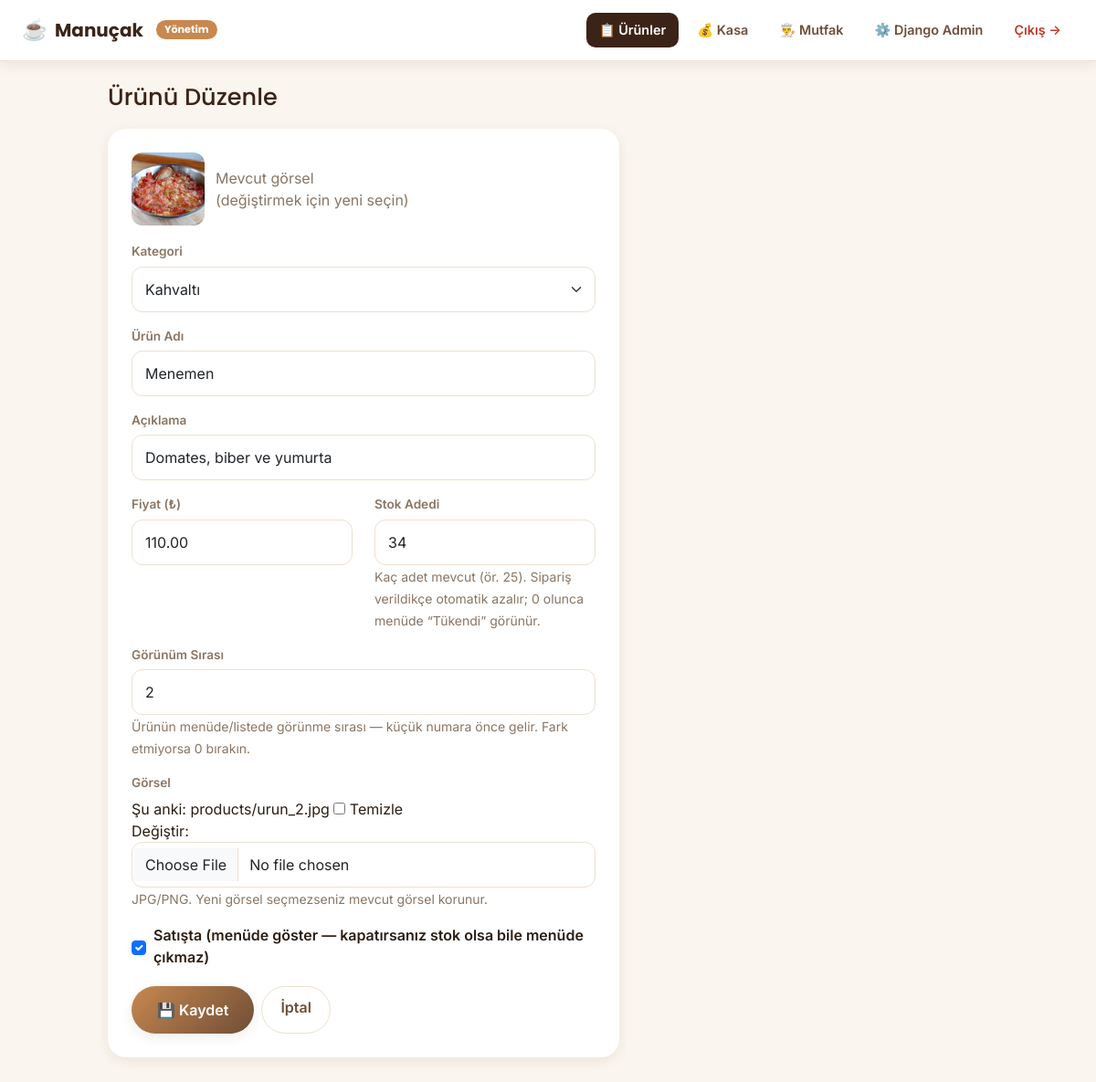
Screenshot of /yonetim/urun/2/duzenle/ (signed in) with the database file from the repository.
### cafe/models.py (models this page shows, shortened)
class Urun(models.Model):
    category = models.ForeignKey(
        Kategori,
        verbose_name="Kategori",
        on_delete=models.CASCADE,
        related_name="urunler",
    )
    name = models.CharField("Ürün Adı", max_length=120)
    description = models.CharField("Açıklama", max_length=255, blank=True, default="")
    price = models.DecimalField("Fiyat (₺)", max_digits=7, decimal_places=2)
    image = models.ImageField("Görsel", upload_to="products/", blank=True, null=True)
    stock_status = models.BooleanField("Satışta (menüde aktif)", default=True)
    stock_count = models.PositiveIntegerField("Stok Adedi", default=0)
    sira = models.PositiveIntegerField("Görünüm Sırası", default=0)
    class Meta:
        verbose_name = "Ürün"
        verbose_name_plural = "Ürünler"
        ordering = ["category__sira", "sira", "name"]

### cafe/views.py (the view)
# urls.py: path("yonetim/urun/<int:urun_id>/duzenle/", views.panel_urun_duzenle, name="panel_urun_duzenle"),
@staff_required
def panel_urun_duzenle(request, urun_id):
    urun = get_object_or_404(Urun, id=urun_id)
    form = UrunForm(request.POST or None, request.FILES or None, instance=urun)
    if request.method == "POST" and form.is_valid():
        form.save()
        messages.success(request, "Ürün güncellendi.")
        return redirect("cafe:panel")
    return render(
        request,
        "cafe/panel/urun_form.html",
        {"form": form, "baslik": "Ürünü Düzenle", "urun": urun},
    )

### cafe/forms.py
class UrunForm(forms.ModelForm):
    class Meta:
        model = Urun
        fields = [
            "category", "name", "description", "price", "image",
            "stock_count", "stock_status", "sira",
        ]
        widgets = {
            "category": forms.Select(attrs={"class": "form-select"}),
            "name": forms.TextInput(
                attrs={"class": "form-control", "placeholder": "Örn: Sütlü Latte"}
            ),
            "description": forms.TextInput(
                attrs={"class": "form-control", "placeholder": "Kısa açıklama (opsiyonel)"}
            ),
            "price": forms.NumberInput(
                attrs={"class": "form-control", "step": "0.01", "min": "0"}
            ),
            "image": forms.ClearableFileInput(
                attrs={"class": "form-control", "accept": "image/*"}
            ),
            "stock_count": forms.NumberInput(
                attrs={"class": "form-control", "min": "0", "placeholder": "Örn: 25"}
            ),
            "stock_status": forms.CheckboxInput(attrs={"class": "form-check-input"}),
            "sira": forms.NumberInput(attrs={"class": "form-control", "min": "0"}),
        }

### cafe/models.py (called while the page is built)
    def __str__(self):
        return self.name

### cafe/templates/cafe/panel/urun_form.html (shortened to what this page needs)
{% extends "cafe/panel/base.html" %}
{% block nav_urun %}aktif{% endblock %}
{% block panel %}
<div class="panel-header"><h1>{{ baslik }}</h1></div>
<div class="panel-form-card">
  <form method="post" enctype="multipart/form-data">
    {% if urun and urun.image %}
      <div class="mevcut-foto">
        <img src="{{ urun.image.url }}" alt="{{ urun.name }}">
        <span class="text-muted2">Mevcut görsel<br>(değiştirmek için yeni seçin)</span>
      </div>
    {% endif %}
    <div class="form-satir">
      <label class="form-label">Kategori</label>
      {{ form.category }}
    </div>
    <div class="form-satir">
      <label class="form-label">Ürün Adı</label>
      {{ form.name }}
    </div>
    <div class="form-satir">
      <label class="form-label">Açıklama</label>
      {{ form.description }}
    </div>
    <div class="row">
      <div class="col-6 form-satir">
        <label class="form-label">Fiyat (₺)</label>
        {{ form.price }}
      </div>
      <div class="col-6 form-satir">
        <label class="form-label">Stok Adedi</label>
        {{ form.stock_count }}
        <small class="text-muted2">Kaç adet mevcut (ör. 25). Sipariş verildikçe otomatik azalır; 0 olunca menüde “Tükendi” görünür.</small>
      </div>
    </div>
    <div class="form-satir">
      <label class="form-label">Görünüm Sırası</label>
      {{ form.sira }}
      <small class="text-muted2">Ürünün menüde/listede görünme sırası — küçük numara önce gelir. Fark etmiyorsa 0 bırakın.</small>
    </div>
    <div class="form-satir">
      <label class="form-label">Görsel</label>
      {{ form.image }}
      <small class="text-muted2">JPG/PNG. Yeni görsel seçmezseniz mevcut görsel korunur.</small>
    </div>
    <div class="form-check">
      {{ form.stock_status }}
      <label class="form-check-label">Satışta (menüde göster — kapatırsanız stok olsa bile menüde çıkmaz)</label>
    </div>
    <div class="d-flex gap-2">
      <button class="btn-cafe" type="submit">💾 Kaydet</button>
      <a href="{% url 'cafe:panel' %}" class="btn-ghost">İptal</a>
    </div>
  </form>
</div>
{% endblock %}

### cafe/static/cafe/css/style.css (style rules this page uses)
:root { --espresso: #3b2417; --coffee: #6f4e37; --caramel: #c8884f; --gold: #e0a458; --cream: #faf5ee; --cream-2: #f3e9db; --ink: #2b1d12; --muted: #8a7563; --line: #ece0d0; --card: #ffffff; --success: #2e7d32; --danger: #c0392b; --info: #1565c0; --shadow: 0 10px 30px rgba(59, 36, 23, .12); --shadow-sm: 0 4px 14px rgba(59, 36, 23, .08); --radius: 20px; --radius-sm: 14px; }
* { box-sizing: border-box; }
body { font-family: 'Inter', -apple-system, 'Segoe UI', Roboto, sans-serif; color: var(--ink); background: var(--cream); margin: 0; -webkit-font-smoothing: antialiased; }
h1, h2, h3, h4, .brand { font-family: 'Poppins', 'Segoe UI', sans-serif; }
a { color: inherit; text-decoration: none; }
.btn-cafe { background: linear-gradient(135deg, var(--caramel), var(--coffee)); color: #fff; border: none; border-radius: 999px; padding: 14px 28px; font-weight: 600; font-size: 1rem; cursor: pointer; transition: transform .15s ease, box-shadow .15s ease, filter .15s ease; box-shadow: var(--shadow-sm); }
.btn-ghost { background: transparent; border: 1.5px solid var(--line); color: var(--coffee); border-radius: 999px; padding: 10px 20px; font-weight: 600; cursor: pointer; }
.form-control, .form-select { border-radius: 12px; border: 1.5px solid var(--line); padding: 12px 14px; }
.form-label { font-weight: 600; font-size: .85rem; color: var(--muted); }
.panel-body { background: var(--cream); min-height: 100vh; }
.panel-header { display: flex; align-items: flex-end; justify-content: space-between; flex-wrap: wrap; gap: 12px; margin-bottom: 20px; }
.panel-header h1 { font-size: 1.6rem; color: var(--espresso); margin: 0; }
.panel-form-card { background: #fff; border-radius: var(--radius); padding: 26px; box-shadow: var(--shadow-sm); max-width: 560px; }
.form-satir { margin-bottom: 16px; }
.form-satir .form-label { display: block; margin-bottom: 6px; }
.mevcut-foto { display: flex; align-items: center; gap: 12px; margin-bottom: 18px; }
.mevcut-foto img { width: 80px; height: 80px; border-radius: 12px; object-fit: cover; }
.form-check { display: flex; align-items: center; gap: 8px; margin: 14px 0 20px; }
.form-check label { margin: 0; font-weight: 600; color: var(--ink); }
.text-muted2 { color: var(--muted); }

### rows the page displays
Urun: image (picture), category "Kahvaltı", name "Menemen", description "Domates, biber ve yumurta", price "110.00", stock_count "34", sira "2", stock_status "☑"

### other values shown
{{ baslik }} "Ürünü Düzenle"
